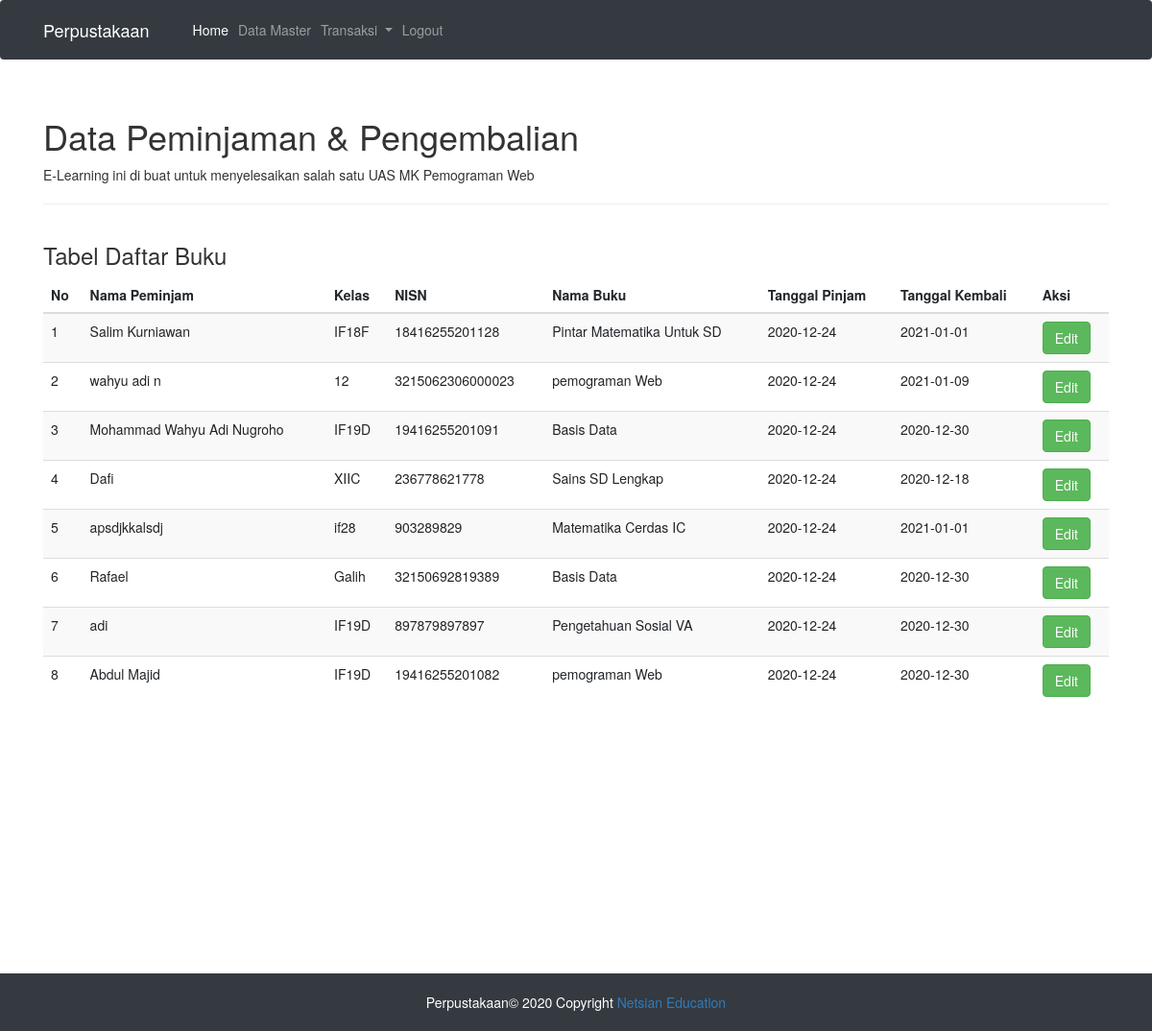
Page /user/list_peminjam.php on the committed database.
### tables this page shows
CREATE TABLE `pinjam` (
  `id_peminjaman` int(11) NOT NULL,
  `nama_lengkap` varchar(255) NOT NULL,
  `kelas` varchar(20) NOT NULL,
  `nisn` varchar(50) NOT NULL,
  `judul_buku` varchar(255) NOT NULL DEFAULT '',
  `tgl_pinjam` date DEFAULT NULL,
  `tgl_kembali` date DEFAULT NULL
);

### user/list_peminjam.php (the view, shortened to what this page needs)
 <!doctype html>
<html lang="en">
  <head>
    <link rel="stylesheet" href="https://cdn.jsdelivr.net/npm/bootstrap@4.5.3/dist/css/bootstrap.min.css">
  </head>
  <body>
    <nav class="navbar navbar-expand-lg navbar-dark bg-dark">
    <div class="container">
  <a class="navbar-brand" href="../index.php">Perpustakaan</a>
  <div class="collapse navbar-collapse" id="navbarSupportedContent">
    <ul class="navbar-nav mr-auto">
      <li class="nav-item active">
        <a class="nav-link" href="../index.php">Home <span class="sr-only">(current)</span></a>
      </li>
     <li class="nav-item">
        <a class="nav-link" href="../master.php">Data Master</a>
      </li>
      <li class="nav-item dropdown">
        <a class="nav-link dropdown-toggle" href="#" id="navbarDropdown" role="button" data-toggle="dropdown" aria-haspopup="true" aria-expanded="false">
          Transaksi
        </a>
      </li>
	  <li class="nav-item">
        <a class="nav-link" href="../logout.php">Logout</a>
      </li>
    </ul>
  </div>
  </div>
</nav>
<!DOCTYPE html>
<html lang="en">
<head>
	<link rel="stylesheet" href="../bootstrap/css/bootstrap.css">
	<link rel="stylesheet" type="text/css" href="//cdn.datatables.net/1.10.11/css/jquery.dataTables.min.css">
</head>
<body>
	<?php
	include('../dbconnect.php');
	$query = "SELECT * FROM pinjam";
	$result = mysqli_query($conn , $query);
	?>
	<div class="container bg-white" style="padding-top: 20px; padding-bottom: 20px;">
		<h1>Data Peminjaman & Pengembalian</h1>
		<p>E-Learning ini di buat untuk menyelesaikan salah satu UAS MK Pemograman Web </p>
		<hr>
		<div class="row">
			<div class="col">
				<h3>Tabel Daftar Buku</h3>
				<table class="table table-striped table-hover dtabel">
					<thead>
						<tr>
							<th>No</th>
							<th>Nama Peminjam</th>
							<th>Kelas</th>
							<th>NISN</th>
							<th>Nama Buku</th>
							<th>Tanggal Pinjam</th>
							<th>Tanggal Kembali</th>
							<th>Aksi</th>
						</tr>
					</thead>
					<tbody>
						<?php
							$no = 1;
							while ($row = mysqli_fetch_assoc($result)) {
						?>
						<tr>
							<td><?php echo $no++; ?></td>
							<td><?php echo $row['nama_lengkap']; ?></td>
							<td><?php echo $row['kelas']; ?></td>
							<td><?php echo $row['nisn']; ?></td>
							<td><?php echo $row['judul_buku']; ?></td>
							<td><?php echo $row['tgl_pinjam']; ?></td>
							<td><?php echo $row['tgl_kembali']; ?></td>
							<td>
								<a href="verivikasi.php?id=<?php echo $row['id_peminjaman'];?>" class="btn btn-success" role="button">Edit</a>
							</td>
						</tr>
						<?php
							}
						?>
					</tbody>
				</table>
			</div>
		</div>
	</div>
</body>
</html>
<?php
	include "../footer.php";
?>

### rows in the picture
pinjam: nama_lengkap "Salim Kurniawan", kelas "IF18F", nisn "18416255201128", judul_buku "Pintar Matematika Untuk SD", tgl_pinjam "2020-12-24", tgl_kembali "2021-01-01"
pinjam: nama_lengkap "wahyu adi n", kelas "12", nisn "3215062306000023", judul_buku "pemograman Web", tgl_pinjam "2020-12-24", tgl_kembali "2021-01-09"
pinjam: nama_lengkap "Mohammad Wahyu Adi Nugroho", kelas "IF19D", nisn "19416255201091", judul_buku "Basis Data", tgl_pinjam "2020-12-24", tgl_kembali "2020-12-30"
pinjam: nama_lengkap "Dafi", kelas "XIIC", nisn "236778621778", judul_buku "Sains SD Lengkap", tgl_pinjam "2020-12-24", tgl_kembali "2020-12-18"
pinjam: nama_lengkap "apsdjkkalsdj", kelas "if28", nisn "903289829", judul_buku "Matematika Cerdas IC", tgl_pinjam "2020-12-24", tgl_kembali "2021-01-01"
pinjam: nama_lengkap "Rafael", kelas "Galih", nisn "32150692819389", judul_buku "Basis Data", tgl_pinjam "2020-12-24", tgl_kembali "2020-12-30"
pinjam: nama_lengkap "adi", kelas "IF19D", nisn "897879897897", judul_buku "Pengetahuan Sosial VA", tgl_pinjam "2020-12-24", tgl_kembali "2020-12-30"
pinjam: nama_lengkap "Abdul Majid", kelas "IF19D", nisn "19416255201082", judul_buku "pemograman Web", tgl_pinjam "2020-12-24", tgl_kembali "2020-12-30"
